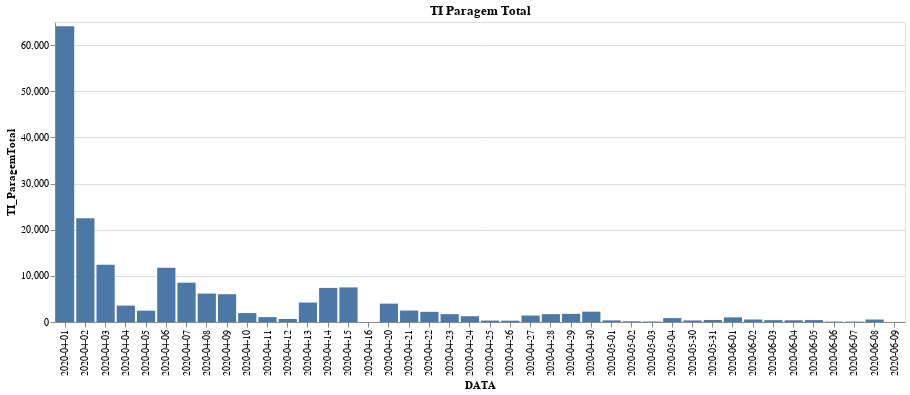

Notebook code for this chart:
### Markdown cell above
### Redução de Actividade TI e MOE

### Code cell
base = alt.Chart(reducao_atividade_byday).mark_bar().encode(
    x='DATA',
).properties(
    width=850
)
red = alt.value('#f54242')
base.encode(y='TI_ParagemTotal').properties(title='TI Paragem Total') #| base.encode(y='POR DIA').properties(title='Por dia')

### Figure 1 — Vega-Lite specification as saved in the notebook (floating-point values rounded to 4 significant figures)
{"config": {"view": {"continuousWidth": 400, "continuousHeight": 300}}, "data": {"name": "data-5a0ab3f825974b7a4f7773fd52480e49"}, "mark": "bar", "encoding": {"x": {"type": "nominal", "field": "DATA"}, "y": {"type": "quantitative", "field": "TI_ParagemTotal"}}, "title": "TI Paragem Total", "width": 850, "$schema": "https://vega.github.io/schema/vega-lite/v4.8.1.json", "datasets": {"data-5a0ab3f825974b7a4f7773fd52480e49": [{"DATA": "2020-04-01", "TI_ParagemTotal": 64088, "TI_Reducao": null, "TI_Total": 64088, "PRO_TI_ParagemTotal": null, "PRO_TI_Reducao": null, "PRO_TI_Total": null, "MOE_ParagemTotal": null, "MOE_Reducao": null, "MOE_Total": null, "PRO_MOE_ParagemTotal": null, "PRO_MOE_Reducao": null, "PRO_MOE_Total": null}, {"DATA": "2020-04-02", "TI_ParagemTotal": 22496, "TI_Reducao": null, "TI_Total": 22496, "PRO_TI_ParagemTotal": null, "PRO_TI_Reducao": null, "PRO_TI_Total": null, "MOE_ParagemTotal": null, "MOE_Reducao": null, "MOE_Total": null, "PRO_MOE_ParagemTotal": null, "PRO_MOE_Reducao": null, "PRO_MOE_Total": null}, {"DATA": "2020-04-03", "TI_ParagemTotal": 12398, "TI_Reducao": null, "TI_Total": 12398, "PRO_TI_ParagemTotal": null, "PRO_TI_Reducao": null, "PRO_TI_Total": null, "MOE_ParagemTotal": null, "MOE_Reducao": null, "MOE_Total": null, "PRO_MOE_ParagemTotal": null, "PRO_MOE_Reducao": null, "PRO_MOE_Total": null}, {"DATA": "2020-04-04", "TI_ParagemTotal": 3558, "TI_Reducao": null, "TI_Total": 3558, "PRO_TI_ParagemTotal": null, "PRO_TI_Reducao": null, "PRO_TI_Total": null, "MOE_ParagemTotal": null, "MOE_Reducao": null, "MOE_Total": null, "PRO_MOE_ParagemTotal": null, "PRO_MOE_Reducao": null, "PRO_MOE_Total": null}, {"DATA": "2020-04-05", "TI_ParagemTotal": 2459, "TI_Reducao": null, "TI_Total": 2459, "PRO_TI_ParagemTotal": null, "PRO_TI_Reducao": null, "PRO_TI_Total": null, "MOE_ParagemTotal": null, "MOE_Reducao": null, "MOE_Total": null, "PRO_MOE_ParagemTotal": null, "PRO_MOE_Reducao": null, "PRO_MOE_Total": null}, {"DATA": "2020-04-06", "TI_ParagemTotal": 11731, "TI_Reducao": null, "TI_Total": 11731, "PRO_TI_ParagemTotal": null, "PRO_TI_Reducao": null, "PRO_TI_Total": null, "MOE_ParagemTotal": null, "MOE_Reducao": null, "MOE_Total": null, "PRO_MOE_ParagemTotal": null, "PRO_MOE_Reducao": null, "PRO_MOE_Total": null}, {"DATA": "2020-04-07", "TI_ParagemTotal": 8516, "TI_Reducao": null, "TI_Total": 8516, "PRO_TI_ParagemTotal": null, "PRO_TI_Reducao": null, "PRO_TI_Total": null, "MOE_ParagemTotal": null, "MOE_Reducao": null, "MOE_Total": null, "PRO_MOE_ParagemTotal": null, "PRO_MOE_Reducao": null, "PRO_MOE_Total": null}, {"DATA": "2020-04-08", "TI_ParagemTotal": 6161, "TI_Reducao": null, "TI_Total": 6161, "PRO_TI_ParagemTotal": null, "PRO_TI_Reducao": null, "PRO_TI_Total": null, "MOE_ParagemTotal": null, "MOE_Reducao": null, "MOE_Total": null, "PRO_MOE_ParagemTotal": null, "PRO_MOE_Reducao": null, "PRO_MOE_Total": null}, {"DATA": "2020-04-09", "TI_ParagemTotal": 6018, "TI_Reducao": null, "TI_Total": 6018, "PRO_TI_ParagemTotal": null, "PRO_TI_Reducao": null, "PRO_TI_Total": null, "MOE_ParagemTotal": null, "MOE_Reducao": null, "MOE_Total": null, "PRO_MOE_ParagemTotal": null, "PRO_MOE_Reducao": null, "PRO_MOE_Total": null}, {"DATA": "2020-04-10", "TI_ParagemTotal": 1937, "TI_Reducao": null, "TI_Total": 1937, "PRO_TI_ParagemTotal": null, "PRO_TI_Reducao": null, "PRO_TI_Total": null, "MOE_ParagemTotal": null, "MOE_Reducao": null, "MOE_Total": null, "PRO_MOE_ParagemTotal": null, "PRO_MOE_Reducao": null, "PRO_MOE_Total": null}, {"DATA": "2020-04-11", "TI_ParagemTotal": 1053, "TI_Reducao": null, "TI_Total": 1053, "PRO_TI_ParagemTotal": null, "PRO_TI_Reducao": null, "PRO_TI_Total": null, "MOE_ParagemTotal": null, "MOE_Reducao": null, "MOE_Total": null, "PRO_MOE_ParagemTotal": null, "PRO_MOE_Reducao": null, "PRO_MOE_Total": null}, {"DATA": "2020-04-12", "TI_ParagemTotal": 645, "TI_Reducao": null, "TI_Total": 645, "PRO_TI_ParagemTotal": null, "PRO_TI_Reducao": null, "PRO_TI_Total": null, "MOE_ParagemTotal": null, "MOE_Reducao": null, "MOE_Total": null, "PRO_MOE_ParagemTotal": null, "PRO_MOE_Reducao": null, "PRO_MOE_Total": null}, {"DATA": "2020-04-13", "TI_ParagemTotal": 4216, "TI_Reducao": null, "TI_Total": 4216, "PRO_TI_ParagemTotal": null, "PRO_TI_Reducao": null, "PRO_TI_Total": null, "MOE_ParagemTotal": null, "MOE_Reducao": null, "MOE_Total": null, "PRO_MOE_ParagemTotal": null, "PRO_MOE_Reducao": null, "PRO_MOE_Total": null}, {"DATA": "2020-04-14", "TI_ParagemTotal": 7388, "TI_Reducao": null, "TI_Total": 7388, "PRO_TI_ParagemTotal": null, "PRO_TI_Reducao": null, "PRO_TI_Total": null, "MOE_ParagemTotal": null, "MOE_Reducao": null, "MOE_Total": null, "PRO_MOE_ParagemTotal": null, "PRO_MOE_Reducao": null, "PRO_MOE_Total": null}, {"DATA": "2020-04-15", "TI_ParagemTotal": 7497, "TI_Reducao": null, "TI_Total": 7497, "PRO_TI_ParagemTotal": null, "PRO_TI_Reducao": null, "PRO_TI_Total": null, "MOE_ParagemTotal": null, "MOE_Reducao": null, "MOE_Total": null, "PRO_MOE_ParagemTotal": null, "PRO_MOE_Reducao": null, "PRO_MOE_Total": null}, {"DATA": "2020-04-16", "TI_ParagemTotal": 2, "TI_Reducao": null, "TI_Total": 2, "PRO_TI_ParagemTotal": null, "PRO_TI_Reducao": null, "PRO_TI_Total": null, "MOE_ParagemTotal": null, "MOE_Reducao": null, "MOE_Total": null, "PRO_MOE_ParagemTotal": null, "PRO_MOE_Reducao": null, "PRO_MOE_Total": null}, {"DATA": "2020-04-20", "TI_ParagemTotal": 3977, "TI_Reducao": 929.0, "TI_Total": 4906, "PRO_TI_ParagemTotal": 6215.0, "PRO_TI_Reducao": null, "PRO_TI_Total": 6215.0, "MOE_ParagemTotal": 825.0, "MOE_Reducao": 329.0, "MOE_Total": 1154.0, "PRO_MOE_ParagemTotal": null, "PRO_MOE_Reducao": null, "PRO_MOE_Total": null}, {"DATA": "2020-04-21", "TI_ParagemTotal": 2484, "TI_Reducao": 676.0, "TI_Total": 3160, "PRO_TI_ParagemTotal": 8804.0, "PRO_TI_Reducao": null, "PRO_TI_Total": 8804.0, "MOE_ParagemTotal": 1206.0, "MOE_Reducao": 498.0, "MOE_Total": 1704.0, "PRO_MOE_ParagemTotal": null, "PRO_MOE_Reducao": null, "PRO_MOE_Total": null}, {"DATA": "2020-04-22", "TI_ParagemTotal": 2204, "TI_Reducao": 556.0, "TI_Total": 2760, "PRO_TI_ParagemTotal": 11420.0, "PRO_TI_Reducao": null, "PRO_TI_Total": 11420.0, "MOE_ParagemTotal": 986.0, "MOE_Reducao": 504.0, "MOE_Total": 1490.0, "PRO_MOE_ParagemTotal": null, "PRO_MOE_Reducao": null, "PRO_MOE_Total": null}, {"DATA": "2020-04-23", "TI_ParagemTotal": 1700, "TI_Reducao": 521.0, "TI_Total": 2221, "PRO_TI_ParagemTotal": 13190.0, "PRO_TI_Reducao": null, "PRO_TI_Total": 13190.0, "MOE_ParagemTotal": 916.0, "MOE_Reducao": 457.0, "MOE_Total": 1373.0, "PRO_MOE_ParagemTotal": null, "PRO_MOE_Reducao": null, "PRO_MOE_Total": null}, {"DATA": "2020-04-24", "TI_ParagemTotal": 1247, "TI_Reducao": 392.0, "TI_Total": 1639, "PRO_TI_ParagemTotal": 9406.0, "PRO_TI_Reducao": null, "PRO_TI_Total": 9406.0, "MOE_ParagemTotal": 647.0, "MOE_Reducao": 349.0, "MOE_Total": 996.0, "PRO_MOE_ParagemTotal": null, "PRO_MOE_Reducao": null, "PRO_MOE_Total": null}, {"DATA": "2020-04-25", "TI_ParagemTotal": 306, "TI_Reducao": 115.0, "TI_Total": 421, "PRO_TI_ParagemTotal": 2399.0, "PRO_TI_Reducao": null, "PRO_TI_Total": 2399.0, "MOE_ParagemTotal": 104.0, "MOE_Reducao": 59.0, "MOE_Total": 163.0, "PRO_MOE_ParagemTotal": null, "PRO_MOE_Reducao": null, "PRO_MOE_Total": null}, {"DATA": "2020-04-26", "TI_ParagemTotal": 286, "TI_Reducao": 90.0, "TI_Total": 376, "PRO_TI_ParagemTotal": 1942.0, "PRO_TI_Reducao": null, "PRO_TI_Total": 1942.0, "MOE_ParagemTotal": 77.0, "MOE_Reducao": 34.0, "MOE_Total": 111.0, "PRO_MOE_ParagemTotal": null, "PRO_MOE_Reducao": null, "PRO_MOE_Total": null}, {"DATA": "2020-04-27", "TI_ParagemTotal": 1400, "TI_Reducao": 553.0, "TI_Total": 1953, "PRO_TI_ParagemTotal": 11270.0, "PRO_TI_Reducao": null, "PRO_TI_Total": 11270.0, "MOE_ParagemTotal": 824.0, "MOE_Reducao": 464.0, "MOE_Total": 1288.0, "PRO_MOE_ParagemTotal": null, "PRO_MOE_Reducao": null, "PRO_MOE_Total": null}, {"DATA": "2020-04-28", "TI_ParagemTotal": 1694, "TI_Reducao": 639.0, "TI_Total": 2333, "PRO_TI_ParagemTotal": 13930.0, "PRO_TI_Reducao": null, "PRO_TI_Total": 13930.0, "MOE_ParagemTotal": 788.0, "MOE_Reducao": 511.0, "MOE_Total": 1299.0, "PRO_MOE_ParagemTotal": null, "PRO_MOE_Reducao": null, "PRO_MOE_Total": null}, {"DATA": "2020-04-29", "TI_ParagemTotal": 1770, "TI_Reducao": 795.0, "TI_Total": 2565, "PRO_TI_ParagemTotal": 12640.0, "PRO_TI_Reducao": null, "PRO_TI_Total": 12640.0, "MOE_ParagemTotal": 845.0, "MOE_Reducao": 542.0, "MOE_Total": 1387.0, "PRO_MOE_ParagemTotal": null, "PRO_MOE_Reducao": null, "PRO_MOE_Total": null}, {"DATA": "2020-04-30", "TI_ParagemTotal": 2243, "TI_Reducao": 1268.0, "TI_Total": 3511, "PRO_TI_ParagemTotal": 11640.0, "PRO_TI_Reducao": null, "PRO_TI_Total": 11640.0, "MOE_ParagemTotal": 807.0, "MOE_Reducao": 682.0, "MOE_Total": 1489.0, "PRO_MOE_ParagemTotal": null, "PRO_MOE_Reducao": null, "PRO_MOE_Total": null}, {"DATA": "2020-05-01", "TI_ParagemTotal": 346, "TI_Reducao": 125.0, "TI_Total": 471, "PRO_TI_ParagemTotal": 2333.0, "PRO_TI_Reducao": null, "PRO_TI_Total": 2333.0, "MOE_ParagemTotal": 59.0, "MOE_Reducao": 42.0, "MOE_Total": 101.0, "PRO_MOE_ParagemTotal": null, "PRO_MOE_Reducao": null, "PRO_MOE_Total": null}, {"DATA": "2020-05-02", "TI_ParagemTotal": 155, "TI_Reducao": 68.0, "TI_Total": 223, "PRO_TI_ParagemTotal": 1125.0, "PRO_TI_Reducao": null, "PRO_TI_Total": 1125.0, "MOE_ParagemTotal": 24.0, "MOE_Reducao": 34.0, "MOE_Total": 58.0, "PRO_MOE_ParagemTotal": null, "PRO_MOE_Reducao": null, "PRO_MOE_Total": null}, {"DATA": "2020-05-03", "TI_ParagemTotal": 106, "TI_Reducao": 69.0, "TI_Total": 175, "PRO_TI_ParagemTotal": 682.0, "PRO_TI_Reducao": null, "PRO_TI_Total": 682.0, "MOE_ParagemTotal": 30.0, "MOE_Reducao": 18.0, "MOE_Total": 48.0, "PRO_MOE_ParagemTotal": null, "PRO_MOE_Reducao": null, "PRO_MOE_Total": null}, {"DATA": "2020-05-04", "TI_ParagemTotal": 847, "TI_Reducao": 450.0, "TI_Total": 1297, "PRO_TI_ParagemTotal": 5580.0, "PRO_TI_Reducao": null, "PRO_TI_Total": 5580.0, "MOE_ParagemTotal": 390.0, "MOE_Reducao": 261.0, "MOE_Total": 651.0, "PRO_MOE_ParagemTotal": null, "PRO_MOE_Reducao": null, "PRO_MOE_Total": null}, {"DATA": "2020-05-30", "TI_ParagemTotal": 337, "TI_Reducao": 205.0, "TI_Total": 542, "PRO_TI_ParagemTotal": 12080.0, "PRO_TI_Reducao": 2800.0, "PRO_TI_Total": 14880.0, "MOE_ParagemTotal": 151.0, "MOE_Reducao": 196.0, "MOE_Total": 347.0, "PRO_MOE_ParagemTotal": 474.0, "PRO_MOE_Reducao": 290.0, "PRO_MOE_Total": 764.0}, {"DATA": "2020-05-31", "TI_ParagemTotal": 431, "TI_Reducao": 253.0, "TI_Total": 684, "PRO_TI_ParagemTotal": 7294.0, "PRO_TI_Reducao": 2018.0, "PRO_TI_Total": 9312.0, "MOE_ParagemTotal": 202.0, "MOE_Reducao": 176.0, "MOE_Total": 378.0, "PRO_MOE_ParagemTotal": 327.0, "PRO_MOE_Reducao": 220.0, "PRO_MOE_Total": 547.0}, {"DATA": "2020-06-01", "TI_ParagemTotal": 1009, "TI_Reducao": 657.0, "TI_Total": 1666, "PRO_TI_ParagemTotal": 17850.0, "PRO_TI_Reducao": 5531.0, "PRO_TI_Total": 23380.0, "MOE_ParagemTotal": 1136.0, "MOE_Reducao": 1121.0, "MOE_Total": 2257.0, "PRO_MOE_ParagemTotal": 1678.0, "PRO_MOE_Reducao": 1085.0, "PRO_MOE_Total": 2763.0}, {"DATA": "2020-06-02", "TI_ParagemTotal": 543, "TI_Reducao": 422.0, "TI_Total": 965, "PRO_TI_ParagemTotal": 9341.0, "PRO_TI_Reducao": 3422.0, "PRO_TI_Total": 12760.0, "MOE_ParagemTotal": 574.0, "MOE_Reducao": 746.0, "MOE_Total": 1320.0, "PRO_MOE_ParagemTotal": 723.0, "PRO_MOE_Reducao": 559.0, "PRO_MOE_Total": 1282.0}, {"DATA": "2020-06-03", "TI_ParagemTotal": 399, "TI_Reducao": 304.0, "TI_Total": 703, "PRO_TI_ParagemTotal": 5967.0, "PRO_TI_Reducao": 2510.0, "PRO_TI_Total": 8477.0, "MOE_ParagemTotal": 437.0, "MOE_Reducao": 520.0, "MOE_Total": 957.0, "PRO_MOE_ParagemTotal": 489.0, "PRO_MOE_Reducao": 390.0, "PRO_MOE_Total": 879.0}, {"DATA": "2020-06-04", "TI_ParagemTotal": 368, "TI_Reducao": 234.0, "TI_Total": 602, "PRO_TI_ParagemTotal": 6581.0, "PRO_TI_Reducao": 2175.0, "PRO_TI_Total": 8756.0, "MOE_ParagemTotal": 432.0, "MOE_Reducao": 511.0, "MOE_Total": 943.0, "PRO_MOE_ParagemTotal": 474.0, "PRO_MOE_Reducao": 287.0, "PRO_MOE_Total": 761.0}, {"DATA": "2020-06-05", "TI_ParagemTotal": 412, "TI_Reducao": 357.0, "TI_Total": 769, "PRO_TI_ParagemTotal": 5325.0, "PRO_TI_Reducao": 2398.0, "PRO_TI_Total": 7723.0, "MOE_ParagemTotal": 429.0, "MOE_Reducao": 500.0, "MOE_Total": 929.0, "PRO_MOE_ParagemTotal": 361.0, "PRO_MOE_Reducao": 286.0, "PRO_MOE_Total": 647.0}, {"DATA": "2020-06-06", "TI_ParagemTotal": 87, "TI_Reducao": 71.0, "TI_Total": 158, "PRO_TI_ParagemTotal": 1264.0, "PRO_TI_Reducao": 505.0, "PRO_TI_Total": 1769.0, "MOE_ParagemTotal": 58.0, "MOE_Reducao": 81.0, "MOE_Total": 139.0, "PRO_MOE_ParagemTotal": 65.0, "PRO_MOE_Reducao": 42.0, "PRO_MOE_Total": 107.0}, {"DATA": "2020-06-07", "TI_ParagemTotal": 87, "TI_Reducao": 48.0, "TI_Total": 135, "PRO_TI_ParagemTotal": 1275.0, "PRO_TI_Reducao": 468.0, "PRO_TI_Total": 1743.0, "MOE_ParagemTotal": 43.0, "MOE_Reducao": 67.0, "MOE_Total": 110.0, "PRO_MOE_ParagemTotal": 64.0, "PRO_MOE_Reducao": 54.0, "PRO_MOE_Total": 118.0}, {"DATA": "2020-06-08", "TI_ParagemTotal": 536, "TI_Reducao": 362.0, "TI_Total": 898, "PRO_TI_ParagemTotal": 7192.0, "PRO_TI_Reducao": 3035.0, "PRO_TI_Total": 10230.0, "MOE_ParagemTotal": 591.0, "MOE_Reducao": 669.0, "MOE_Total": 1260.0, "PRO_MOE_ParagemTotal": 504.0, "PRO_MOE_Reducao": 388.0, "PRO_MOE_Total": 892.0}, {"DATA": "2020-06-09", "TI_ParagemTotal": 17, "TI_Reducao": 12.0, "TI_Total": 29, "PRO_TI_ParagemTotal": 331.0, "PRO_TI_Reducao": 78.0, "PRO_TI_Total": 409.0, "MOE_ParagemTotal": 18.0, "MOE_Reducao": 20.0, "MOE_Total": 38.0, "PRO_MOE_ParagemTotal": 23.0, "PRO_MOE_Reducao": 18.0, "PRO_MOE_Total": 41.0}]}}
